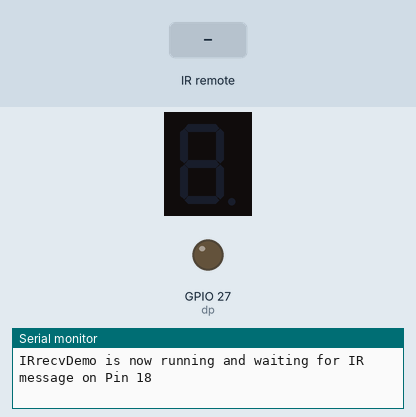
Bench run of a sketch on a simulated ESP8266 (NodeMCU). Shown: 1-digit seven-segment display, output pins drawn as LEDs (lit = HIGH), the last lines printed to the serial monitor. Wiring (inferred from the names in the program): 1-digit 7-segment display, segments lit when HIGH: segments GPIO 16, A0, GPIO 14, GPIO 12, GPIO 13, GPIO 5, GPIO 23, GPIO 26. The inputs (shaded band) are chosen by the test bench. The segment pins are drawn as the display they are named for; pins used as bus, display or sensor lines are not drawn.

Above: at 1.2 s.
1.3 s: infrared code 0xFF02FD received
At 1.9 s:
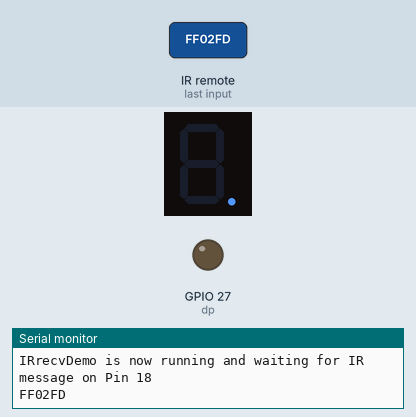
2.8 s: infrared code 0xFF6897 received
At 3.1 s:
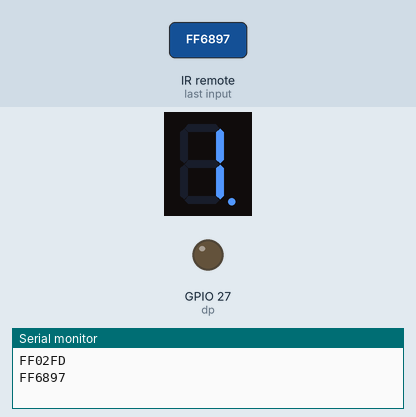
4.3 s: infrared code 0xFFB04F received
At 5.4 s:
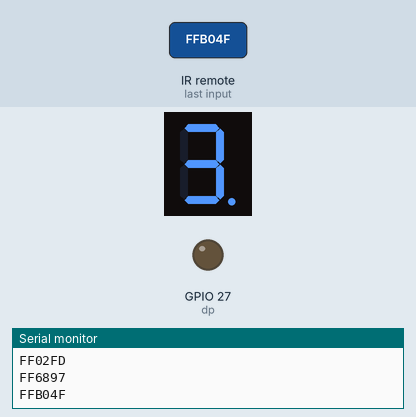
5.8 s: infrared code 0xFF30CF received
At 6.6 s:
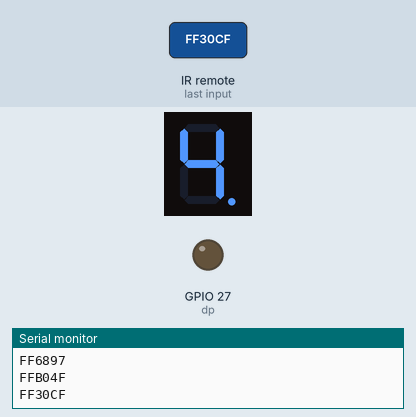
7.3 s: infrared code 0xFF18E7 received
At 7.7 s:
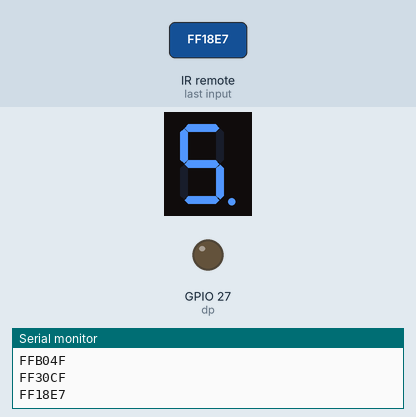
8.8 s: infrared code 0xFF7A85 received
At 10.0 s:
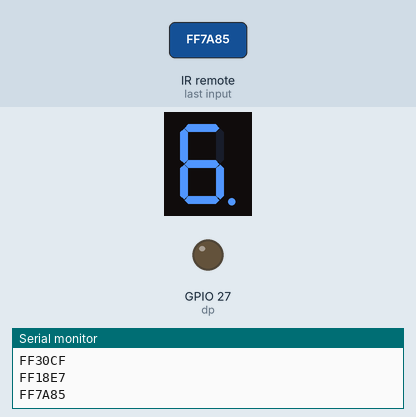
Timing chart, 0 to 11.3 s (numbered marks = the images above; inputs shaded):
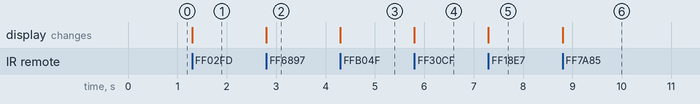

Measured:
- after the input at 1.3 s, the display: changes at once (image 1)
- after the input at 2.8 s, the display: changes at once (image 2)
- after the input at 4.3 s, the display: changes at once (image 3)
- after the input at 5.8 s, the display: changes at once (image 4)
- after the input at 7.3 s, the display: changes at once (image 5)
- after the input at 8.8 s, the display: changes at once (image 6)

The sketch:

Guess_Numbers.ino
```cpp
/*
 * Filename: Guess_Numbers
 * Function: Infrared remote control a digital tube displays numbers and leds to simulate guessing numbers
 * Compiling IDE：ARDUINO 2.3.3
 * Author: https://www.keyestudio.com/
*/
#include <Arduino.h>
#include <IRremoteESP8266.h>
#include <IRrecv.h>
#include <IRutils.h>

const uint16_t recvPin = 18;  // set IR receiver pin to IO18
IRrecv irrecv(recvPin);      // create class object for the receiver
decode_results results;       // create class object for decoded results
// set each segment IO pins
const int a = 16;  // set a-segment digital pin to IO16
const int b = 17;  // set b-segment digital pin to IO17
const int c = 14;  // set c-segment digital pin to IO14
const int d = 12;  // set d-segment digital pin to IO12
const int e = 13;  // set e-segment digital pin to IO13
const int f = 5;  // set f-segment digital pin to IO5
const int g = 23;  // set g-segment digital pin to IO23
const int dp = 27;  // set dp-segment digital pin to IO27
const int ledPin = 26;  //set external LED pin to IO26

boolean flag = true;  //LED flag

void setup() {
  Serial.begin(9600);       // set baud rate to 9600
  irrecv.enableIRIn();        // Start receiver
  Serial.print("IRrecvDemo is now running and waiting for IR message on Pin ");
  Serial.println(recvPin);   //print the received signals
  pinMode(a, OUTPUT);  // set digital tube a-segment pin to output mode
  pinMode(b, OUTPUT);  // set digital tube b-segment pin to output mode
  pinMode(c, OUTPUT);  // set digital tube c-segment pin to output mode
  pinMode(d, OUTPUT);  // set digital tube d-segment pin to output mode
  pinMode(e, OUTPUT);  // set digital tube e-segment pin to output mode
  pinMode(f, OUTPUT);  // set digital tube f-segment pin to output mode
  pinMode(g, OUTPUT);  // set digital tube g-segment pin to output mode
  pinMode(dp, OUTPUT);  // set digital tube dp-segment pin to output mode
  pinMode(ledPin, OUTPUT);  // set LED pin to output mode
}

void loop() {
  if(irrecv.decode(&results)) {        // Wait for decoding
    serialPrintUint64(results.value, HEX);// Output decoding result
    Serial.println("");
    handleControl(results.value);      // Handle commands from remote control
    irrecv.resume();                   // Receive the next value
  }
}

void handleControl(unsigned long value){
  if (value == 0xFF02FD && flag == true){ // press key “OK” on the remote control and receive “OK”
    digitalWrite(ledPin, HIGH);
    flag = false;
  }
  else if (value == 0xFF02FD && flag == false){ // press key “OK” on the remote control and receive “OK”
    digitalWrite(ledPin, LOW);
    flag = true;
  }
  else if(value == 0xFF6897){ // press key “1” on the remote control
    digital_1();// show number 1
  }
  else if(value == 0xFF9867){ // press key “2” on the remote control
    digital_2();// show number  2
  }
  else if(value == 0xFFB04F){ // press key “3” on the remote control
    digital_3();// show number  3
  }
  else if(value == 0xFF30CF){ // press key “4” on the remote control
    digital_4();// show number  4
  }
  else if(value == 0xFF18E7){ // press key “5” on the remote control
    digital_5();// show number  5
  }
  else if(value == 0xFF7A85){ // press key “6” on the remote control
    digital_6();// show number  6
  }
  else if(value == 0xFF10EF){ // press key “7” on the remote control
    digital_7();// show number  7
  }
  else if(value == 0xFF38C7){ // press key “8” on the remote control
    digital_8();// show number  8
  }
  else if(value == 0xFF5AA5){ // press key “9” on the remote control
    digital_9();// show number  9
  }
  else if(value == 0xFF4AB5){ // press key “0” on the remote control
    digital_0();// show number  0
  }
  else if(value == 0xFF42BD){ // press key “*” on the remote control
    // 1-bit digital tube segments a-dp are all off
    digitalWrite(a,LOW);
    digitalWrite(b,LOW);
    digitalWrite(c,LOW);
    digitalWrite(d,LOW);
    digitalWrite(e,LOW);
    digitalWrite(f,LOW);
    digitalWrite(g,LOW);
    digitalWrite(dp,LOW);
  }
}

void digital_0(void) { // show number 0
  digitalWrite(a,HIGH);
  digitalWrite(b,HIGH);
  digitalWrite(c,HIGH);
  digitalWrite(d,HIGH);
  digitalWrite(e,HIGH);
  digitalWrite(f,HIGH);
  digitalWrite(g,LOW);
  digitalWrite(dp,LOW);
}
void digital_1(void) { // show number  1
  unsigned char j;
    digitalWrite(a,LOW);
    digitalWrite(b,HIGH);
    digitalWrite(c,HIGH);
    digitalWrite(d,LOW);
    digitalWrite(e,LOW);
    digitalWrite(f,LOW);
    digitalWrite(g,LOW);
    digitalWrite(dp,LOW);
}
void digital_2(void) { // show number  2
  unsigned char j;
    digitalWrite(a,HIGH);
    digitalWrite(b,HIGH);
    digitalWrite(c,LOW);
    digitalWrite(d,HIGH);
    digitalWrite(e,HIGH);
    digitalWrite(f,LOW);
    digitalWrite(g,HIGH);
    digitalWrite(dp,LOW);
}
void digital_3(void) { // show number  3
    digitalWrite(a,HIGH);
    digitalWrite(b,HIGH);
    digitalWrite(c,HIGH);
    digitalWrite(d,HIGH);
    digitalWrite(e,LOW);
    digitalWrite(f,LOW);
    digitalWrite(g,HIGH);
    digitalWrite(dp,LOW);
}
void digital_4(void) { // show number  4
    digitalWrite(a,LOW);
    digitalWrite(b,HIGH);
    digitalWrite(c,HIGH);
    digitalWrite(d,LOW);
    digitalWrite(e,LOW);
    digitalWrite(f,HIGH);
    digitalWrite(g,HIGH);
    digitalWrite(dp,LOW);
}
void digital_5(void) { // show number  5
  unsigned char j;
    digitalWrite(a,HIGH);
    digitalWrite(b,LOW);
    digitalWrite(c,HIGH);
    digitalWrite(d,HIGH);
    digitalWrite(e,LOW);
    digitalWrite(f,HIGH);
    digitalWrite(g,HIGH);
    digitalWrite(dp,LOW);
}
void digital_6(void) { // show number  6
  unsigned char j;
    digitalWrite(a,HIGH);
    digitalWrite(b,LOW);
    digitalWrite(c,HIGH);
    digitalWrite(d,HIGH);
    digitalWrite(e,HIGH);
    digitalWrite(f,HIGH);
    digitalWrite(g,HIGH);
    digitalWrite(dp,LOW);
}
void digital_7(void) { // show number  7
  unsigned char j;
    digitalWrite(a,HIGH);
    digitalWrite(b,HIGH);
    digitalWrite(c,HIGH);
    digitalWrite(d,LOW);
    digitalWrite(e,LOW);
    digitalWrite(f,LOW);
    digitalWrite(g,LOW);
    digitalWrite(dp,LOW);
}
void digital_8(void) { // show number  8
  unsigned char j;
    digitalWrite(a,HIGH);
    digitalWrite(b,HIGH);
    digitalWrite(c,HIGH);
    digitalWrite(d,HIGH);
    digitalWrite(e,HIGH);
    digitalWrite(f,HIGH);
    digitalWrite(g,HIGH);
    digitalWrite(dp,LOW);
}
void digital_9(void) { // show number  9
  unsigned char j;
  digitalWrite(a,HIGH);
  digitalWrite(b,HIGH);
  digitalWrite(c,HIGH);
  digitalWrite(d,HIGH);
  digitalWrite(e, LOW);
  digitalWrite(f,HIGH);
  digitalWrite(g,HIGH);
  digitalWrite(dp,LOW);
}
```
